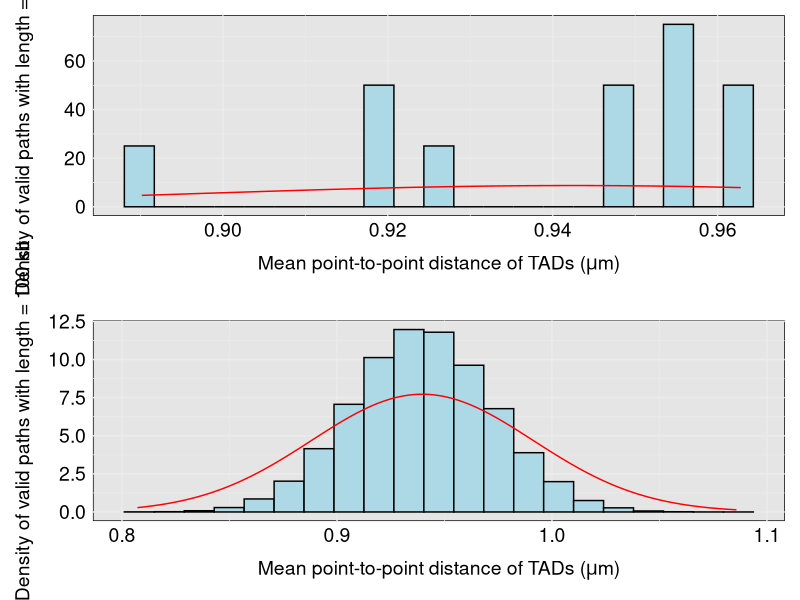

The R source for this figure:
# Your data
# Set the CRAN mirror
options(repos = c(CRAN = "https://cloud.r-project.org"))

# Dist_merge_2cubes_4Y_X <- c(1.780330085889911, 1.836516303737808, 1.8365163037378083, ... )
#install.packages(c("ggplot2","patchwork"))


# Generate random data for demonstration
#set.seed(42)
library(ggplot2)
library(patchwork)

data <- rep(c(1.780330085889911, 1.836516303737808, 1.8365163037378083, 1.853553390593274, 1.8927025215857052, 1.8927025215857054, 1.9085777065554923, 1.9085777065554925, 1.9097396084411713, 1.9244528915252794, 1.92561479))

data <- lapply(data,"*", 0.5)
data <- as.numeric(data)

standard_deviation <- sd(data)

# Create a data frame
# Create a data frame
#data1 <- data.frame(values = Dist_merge_2cubes_4Y_X)



# Plot histogram with normal distribution line
plot1 <- ggplot(data.frame(values = data), aes(x = values)) +
  geom_histogram(aes(y = ..density..), bins = 21, fill = "lightblue", color = "black") +
  geom_density(color = "red", bw = 0.04) +  # Adjust the bandwidth value (e.g., 0.1)
  labs(x= expression(paste("Mean point-to-point distance of TADs (", mu, "m)"))
       , y = "Density of valid paths with length = 100 kb") +
 
  theme_minimal()+
  theme(panel.background = element_rect(fill = "gray90"),
axis.text = element_text(size = 14, color = "black"),  # Change font of x-ticks and y-ticks
axis.title.x = element_text(size = 14, color = "black", margin = margin(t = 10)),  # Change font of x-label
axis.title.y = element_text(size = 14, color = "black", margin = margin(r = 10)))  # Change font of y-label


# Sample data
#data2<-rep(c(1.780330085889911, 1.836516303737808, 1.8365163037378083, 1.853553390593274, 1.8927025215857052, 1.8927025215857054, 1.9085777065554923, 1.9085777065554925, 1.9097396084411713, 1.9244528915252794, 1.9256147934109582, 1.925614$
#data2<-lapply(data2,"*",0.5)
#data<- as.numeric(data)

#data <- c(-1.28, 0.36, 0.77, -0.45, 1.62, -0.85, 0.91, 0.12, 0.25, -0.68)

# Step 2: Compute sample mean and sample standard deviation
sample_mean <- mean(data)
sample_std <- sd(data)

# Step 3: Use sample mean and sample standard deviation as estimates
mu_estimate <- sample_mean
sigma_estimate <- sample_std

# Step 4: Generate samples from estimated Gaussian distribution using inverse sampling
num_samples <- 93696
set.seed(10000)  # Set seed for reproducibility
samples <- mu_estimate + sigma_estimate * sqrt(2) * qnorm(runif(num_samples))

# Step 5: Repeat the sampling process multiple times and calculate mean and standard deviation
num_iterations <- 100
mean_estimates <- c()
std_estimates <- c()

for (i in 1:num_iterations) {
  samples <- mu_estimate + sigma_estimate * sqrt(2) * qnorm(runif(num_samples))
  mean_estimates <- c(mean_estimates, mean(samples))
  std_estimates <- c(std_estimates, sd(samples))
}

# Step 6: Calculate the average estimates
mean_estimate_avg <- mean(mean_estimates)
std_estimate_avg <- mean(std_estimates)

# Create the histogram with better bin width
plot2 <- ggplot(data.frame(values = samples), aes(x = values)) +
  geom_histogram(aes(y = ..density..), bins = 21, fill = "lightblue", color = "black") +
  geom_density(color = "red", bw = 0.04) +  # Adjust the bandwidth value (e.g., 0.1)
  labs(x= expression(paste("Mean point-to-point distance of TADs (", mu, "m)"))
       , y = "Density of valid paths with length = 100 kb") +
  ggtitle("") +
  theme_minimal()+
  theme(panel.background = element_rect(fill = "gray90"),
axis.text = element_text(size = 14, color = "black"),  # Change font of x-ticks and y-ticks
axis.title.x = element_text(size = 14, color = "black", margin = margin(t = 10)),  # Change font of x-label
axis.title.y = element_text(size = 14, color = "black", margin = margin(r = 10)))  # Change font of y-label
# Overlay the two plots
combined_plot <- plot1 + plot2 + plot_layout(ncol = 1)

# Save the combined plot as a PNG file
ggsave("combined_histogram_plot.png", combined_plot, width = 6, height = 4, dpi = 300)
